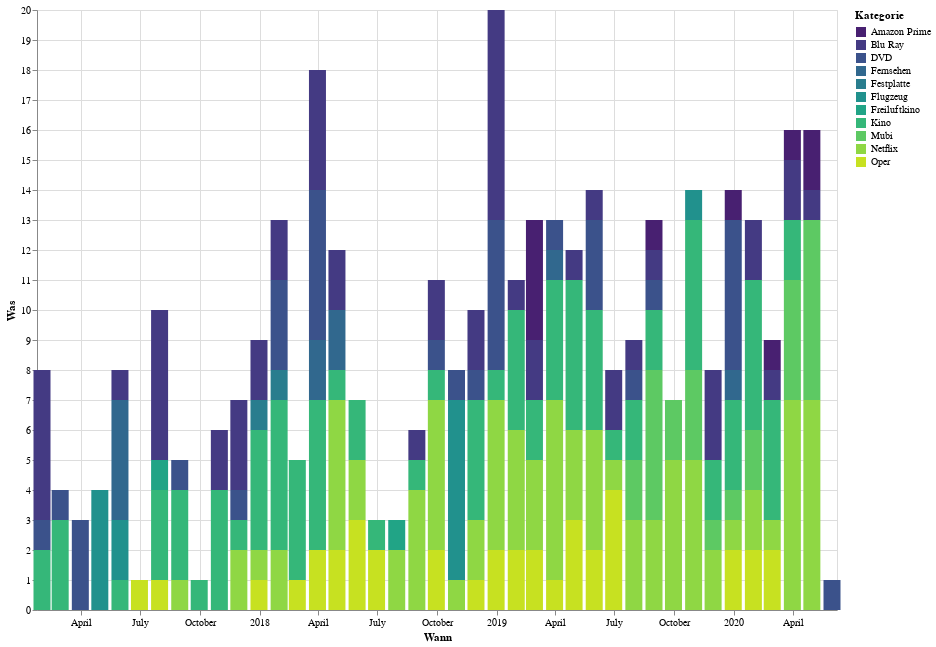

Here is the notebook cell this chart was saved with:
### Code cell
# Plot information about the usage of different media in different months (can you see a Corona effect?): 

df_filme_oper_ab_2017 = df_filme_oper[df_filme_oper.Wann >= '2017-01-01']
df_filme_oper_ab_2017_grouped = df_filme_oper_ab_2017.groupby([pd.Grouper(freq='M'), 'Kategorie']).Was.count().reset_index()
df_filme_oper_ab_2017_grouped

alt.Chart(df_filme_oper_ab_2017_grouped).mark_bar(size = 17).encode(
    x='Wann',
    y='Was',
    color=alt.Color('Kategorie', scale=alt.Scale(scheme='viridis')),
    tooltip = ['Kategorie', 'Wann', 'Was']
).properties(width=800, height=600)

### Figure 1 — Vega-Lite specification as saved in the notebook (floating-point values rounded to 4 significant figures; data arrays with more than 128 entries replaced by an {"elided": "..."} marker saying what was removed)
{"config": {"view": {"continuousWidth": 400, "continuousHeight": 300}}, "data": {"name": "data-3d5af86b8e8bfe2a58324f528fbd9564"}, "mark": {"type": "bar", "size": 17}, "encoding": {"color": {"type": "nominal", "field": "Kategorie", "scale": {"scheme": "viridis"}}, "tooltip": [{"type": "nominal", "field": "Kategorie"}, {"type": "temporal", "field": "Wann"}, {"type": "quantitative", "field": "Was"}], "x": {"type": "temporal", "field": "Wann"}, "y": {"type": "quantitative", "field": "Was"}}, "height": 600, "width": 800, "$schema": "https://vega.github.io/schema/vega-lite/v4.8.1.json", "datasets": {"data-3d5af86b8e8bfe2a58324f528fbd9564": {"elided": "151 records"}}}
